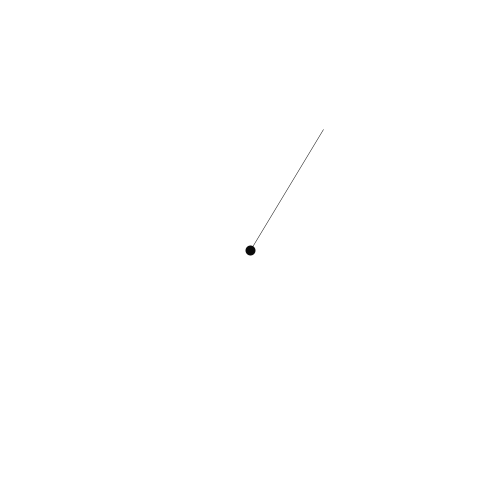
Frame 1 (no input)
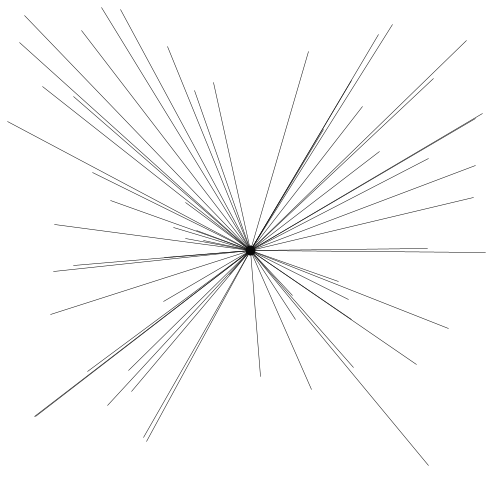
Frame 60 (the mouse pressed at the canvas centre just before this capture)
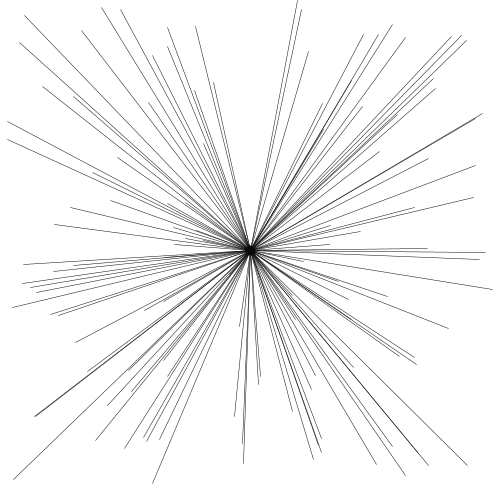
Frame 120 (the mouse held since frame 60 and released just before this capture)

The Processing sketch that drew these frames (run headless with seeded random() and noise(); from frame 60 on, the mouse is pressed at the canvas centre):

// Processing sketch: processing_148294
// ── processing_148294.pde

int x1 = 250;
int y1 = 250;
 
void setup() {
  size(500, 500);
  background(255);
  stroke(10);
  strokeWeight(10);
 
  point(x1,y1);
 
  strokeWeight(.5);
}
 
void draw() {
  
  line(x1,y1,random(0,500),random(0,500));
}
